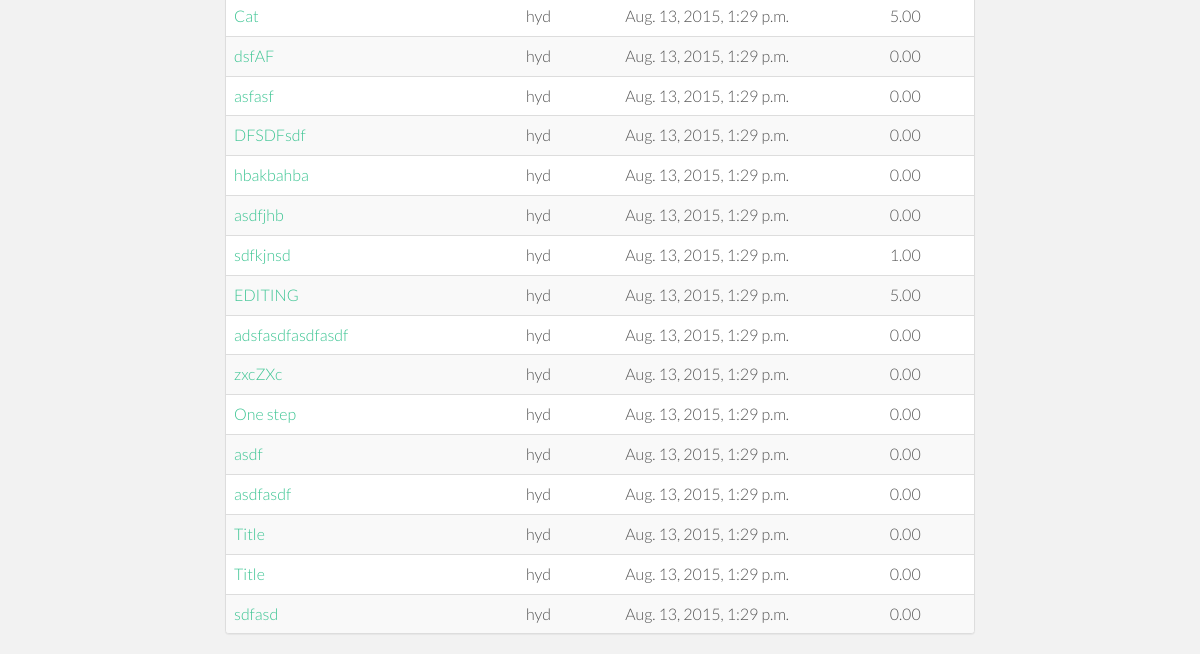
The page /protocol_list/ (lower part) on the database as committed earlier.
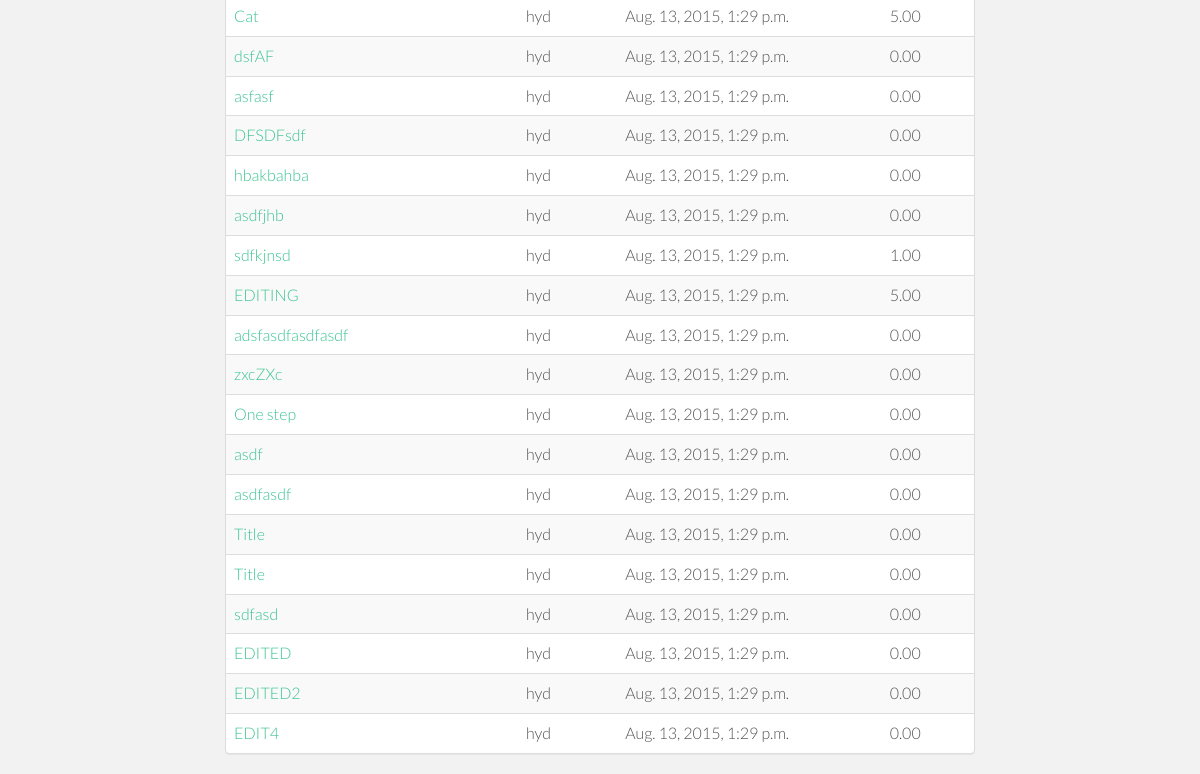
The same page on the database as committed later.
### protocat_app/models.py (models this page shows)
class Protocol(models.Model):
    id = models.AutoField(primary_key=True)
    title = models.TextField()
    author = models.CharField(max_length=50)
    date_of_upload = datetime.now()
    description = models.TextField(default='')
    protocol_type = models.CharField(max_length=2, choices=PROTOCOL_TYPES, null=True)
    rating = models.DecimalField(
        validators=[MinValueValidator(0.0), MaxValueValidator(5.0)],
        max_digits=3, decimal_places=2, default=2.50)
    num_ratings = models.IntegerField(default=0)
    user_rated = models.TextField(default='')
    reagents = models.TextField(default='')
    protocol_steps = models.TextField(default='')

### protocat_app/views.py (the view)
# urls.py: url(r'^protocol_list/', views.protocol_list, name='protocol_list'),
def protocol_list(request):
    all_entries = Protocol.objects.all()
    title = ''
    author = ''
    date = ''
    id=''
    rating=''
    protocol_list=[]
    for each in Protocol.objects.all():
        title = each.title
        author = each.author
        date = each.date_of_upload
        protocol_id = each.id
        rating = each.rating
        url = "/protocol_display/" + str(protocol_id)
        inner_protocol = [title, author, date, protocol_id, url, rating]
        protocol_list.append(inner_protocol)
    return render(request,'protocat_app/protocol_list.html', {'protocol_list':protocol_list})

### protocat_app/templates/protocat_app/protocol_list.html (shortened to what this page needs)
{% extends 'base.html' %}
{% load staticfiles %}
{% block content %}
    <div class="container">
        <div class="row">
            <div class="col-md-8">
                <div class="panel panel-default">
                        <table class="table table-striped">
                            <tbody>
                            {% for protocol in protocol_list %}
                                <tr>
                                    <td><a href={{protocol.4}}>{{protocol.0}}</a></td>
                                    <td>{{ protocol.1 }}</td>
                                    <td>{{ protocol.2 }}</td>
                                    <td>{{ protocol.5 }}</td>
                                </tr>
                            {% endfor %}
                            </tbody>
                        </table>
                </div>
            </div>
        </div>
    </div>
{% endblock %}

Rows that differ between the two databases and show on the page:
added Protocol: title "EDITED", author "hyd", rating "0.00"
added Protocol: title "EDITED2", author "hyd", rating "0.00"
added Protocol: title "EDIT4", author "hyd", rating "0.00"
Other text that changed with them:
new list line: "Aug. 13, 2015, 1:29 p.m."
